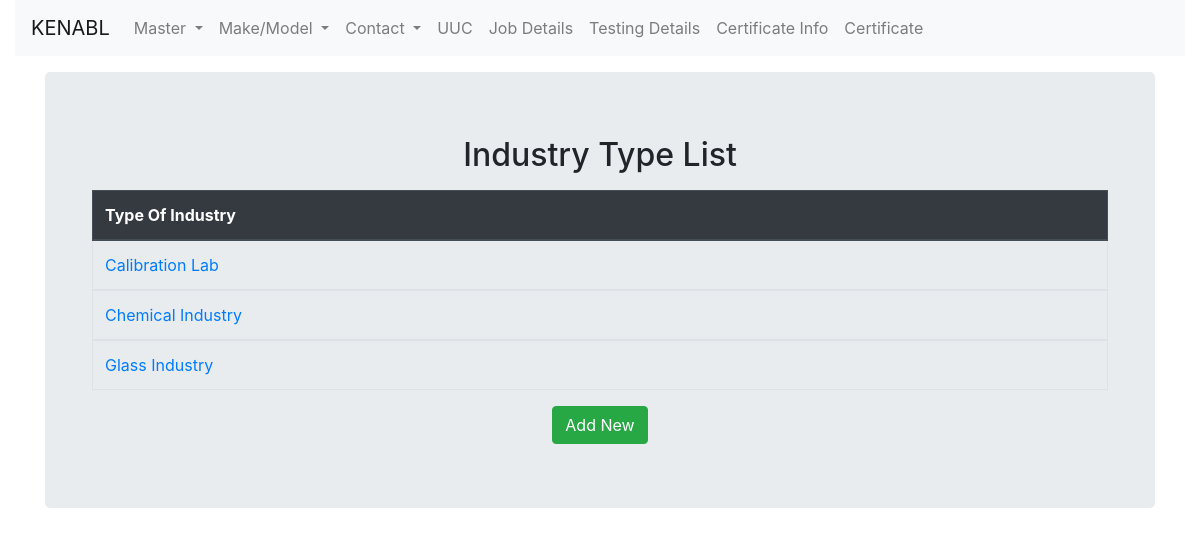
The page /contact/industrylist/ on the database its author committed.
### contact/models.py (models this page shows, shortened)
class industry(models.Model):
    name = models.CharField(max_length=256)

### contact/views.py (the view)
# urls.py: path('industrylist/', views.IndustryListView.as_view(),name='industry_list'),
class IndustryListView(ListView):
    context_object_name = 'ind_list'
    model = industry
    template_name = 'contact/industry_list.html'

### contact/templates/contact/industry_list.html (shortened to what this page needs)
{% extends 'masterinstrument/base.html' %}
{% block content %}
  <div class="container">
   <div class="jumbotron">
     <div>
          <h2 style="text-align:center;">Industry Type List</h2>
    </div>
    <div class="container">
      <table class="table table-bordered">
        <thead class="thead-dark">
      <tr>
        <th scope="col">Type Of Industry</th>
      </tr>
    </thead>
  {% for industry in ind_list %}
  <tbody>
    <tr>
      <td><a href="{% url 'industrydetail' pk=industry.pk %}">{{industry.name}}</a></td>
    </tr>
  </tbody>
  {% endfor %}
</table>
  <div class="text-center">
    <a class='btn btn-success' href="{% url 'industrycreate' %}">Add New</a>
  </div>
</div>
  </div>
  </div>
{% endblock %}

### rows shown on the page
industry: name "Calibration Lab"
industry: name "Chemical Industry"
industry: name "Glass Industry"
